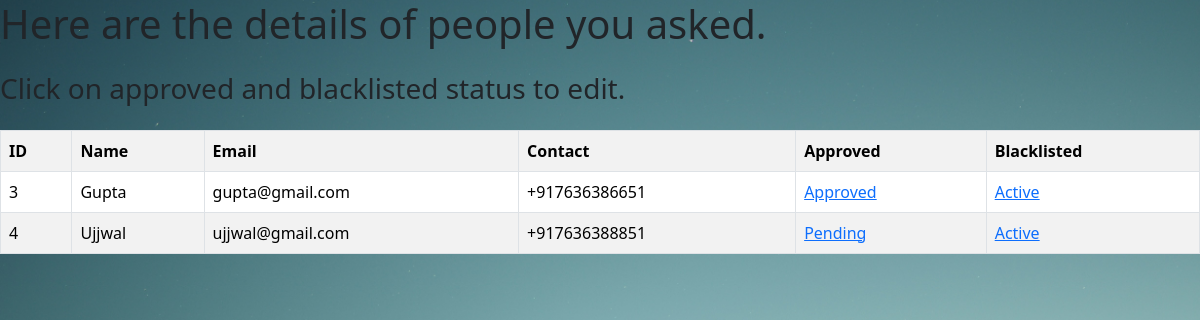
The app's page /view-staff (signed in) with its own data.
### models.py (models this page shows)
class User(db.Model):
    __tablename__="users"
    user_id=db.Column(db.Integer,primary_key=True)
    name=db.Column(db.String(100),nullable=False)
    email=db.Column(db.String(150),unique=True,nullable=False)
    password=db.Column(db.String(255),nullable=False)
    contact=db.Column(db.String(20),nullable=False)
    role=db.Column(db.String(50),nullable=False)
    approved=db.Column(db.Boolean,default=False)
    blacklisted=db.Column(db.Boolean,nullable=False,default=False)
    bookings=db.relationship("Booking",backref="user",lazy=True)
    assigned_treks=db.relationship("Trek",backref="staff",lazy=True,foreign_keys="Trek.assigned_staff_id")

### app.py (the view)
@app.route("/view-staff")
def viewstaff():
    if session.get("role")!="admin":
        return "You are not the Admin"
    staffs=User.query.filter_by(role="staff").all()
    return render_template("admin/view-users.html",users=staffs)

### templates/admin/view-users.html (shortened to what this page needs)
<!DOCTYPE html>
<html lang="en">
<head>
    <link href="https://cdn.jsdelivr.net/npm/bootstrap@5.3.8/dist/css/bootstrap.min.css" rel="stylesheet">
    <link href="../static/css/style.css" rel="stylesheet">
</head>
<body class="bg-mountains">
    <h1 class="mb-4">Here are the details of people you asked.</h1>
    <h3 class="mb-4">Click on approved and blacklisted status to edit.</h3>
    <table class="table table-striped table-hover table-bordered">
        <tr>
            <th>ID</th>
            <th>Name</th>
            <th>Email</th>
            <th>Contact</th>
            <th>Approved</th>
            <th>Blacklisted</th>
        </tr>
        {% for user in users %}
        <tr>
            <td>{{user.user_id}}</td>
            <td>{{user.name}}</td>
            <td>{{user.email}}</td>
            <td>{{user.contact}}</td>
            <td>
                <a href="/approvestatus/{{user.user_id}}">
                    {% if user.approved %}
                        Approved
                    {% else %}
                        Pending
                    {% endif %}
                </a>
            </td>
            <td>
                <a href="/blackliststatus/{{user.user_id}}">
                    {% if user.blacklisted %}
                        Blacklisted
                    {% else %}
                        Active
                    {% endif %}
                </a>
            </td>
        </tr>
        {% endfor %}
    </table>
</body>
</html>

### static/css/style.css (style rules this page uses)
.bg-mountains { background-image: url(../images/login-page-mountains.jpg); background-repeat: no-repeat; background-size: cover; background-position: center; min-height: 90vh; }

### records on screen
User: user_id "3", name "Gupta", email "gupta@gmail.com", contact "+917636386651", approved "Approved", blacklisted "Active"
User: user_id "4", name "Ujjwal", email "ujjwal@gmail.com", contact "+917636388851", approved "Pending", blacklisted "Active"
